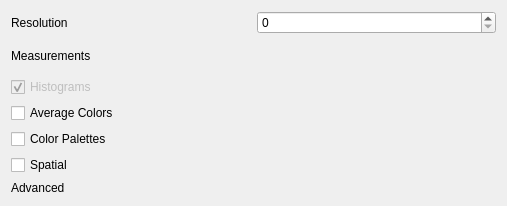
<?xml version="1.0" encoding="UTF-8"?>
<ui version="4.0">
 <class>Form</class>
 <widget class="QWidget" name="Form">
  <property name="geometry">
   <rect>
    <x>0</x>
    <y>0</y>
    <width>507</width>
    <height>206</height>
   </rect>
  </property>
  <property name="windowTitle">
   <string>Form</string>
  </property>
  <layout class="QVBoxLayout" name="verticalLayout">
   <item>
    <layout class="QHBoxLayout" name="horizontalLayout">
     <item>
      <widget class="QLabel" name="label">
       <property name="text">
        <string>Resolution</string>
       </property>
      </widget>
     </item>
     <item>
      <widget class="QSpinBox" name="spinBox"/>
     </item>
    </layout>
   </item>
   <item>
    <layout class="QHBoxLayout" name="horizontalLayout_2">
     <item>
      <widget class="QLabel" name="label_2">
       <property name="text">
        <string>Measurements</string>
       </property>
      </widget>
     </item>
    </layout>
   </item>
   <item>
    <layout class="QVBoxLayout" name="verticalLayout_2">
     <item>
      <widget class="QCheckBox" name="checkBox">
       <property name="enabled">
        <bool>false</bool>
       </property>
       <property name="text">
        <string>Histograms</string>
       </property>
       <property name="checked">
        <bool>true</bool>
       </property>
      </widget>
     </item>
     <item>
      <widget class="QCheckBox" name="checkBox_2">
       <property name="text">
        <string>Average Colors</string>
       </property>
      </widget>
     </item>
     <item>
      <widget class="QCheckBox" name="checkBox_3">
       <property name="text">
        <string>Color Palettes</string>
       </property>
      </widget>
     </item>
     <item>
      <widget class="QCheckBox" name="checkBox_4">
       <property name="text">
        <string>Spatial</string>
       </property>
      </widget>
     </item>
     <item>
      <layout class="QHBoxLayout" name="horizontalLayout_3">
       <item>
        <widget class="QLabel" name="label_3">
         <property name="text">
          <string>Advanced</string>
         </property>
        </widget>
       </item>
      </layout>
     </item>
    </layout>
   </item>
  </layout>
 </widget>
 <resources/>
 <connections/>
</ui>
